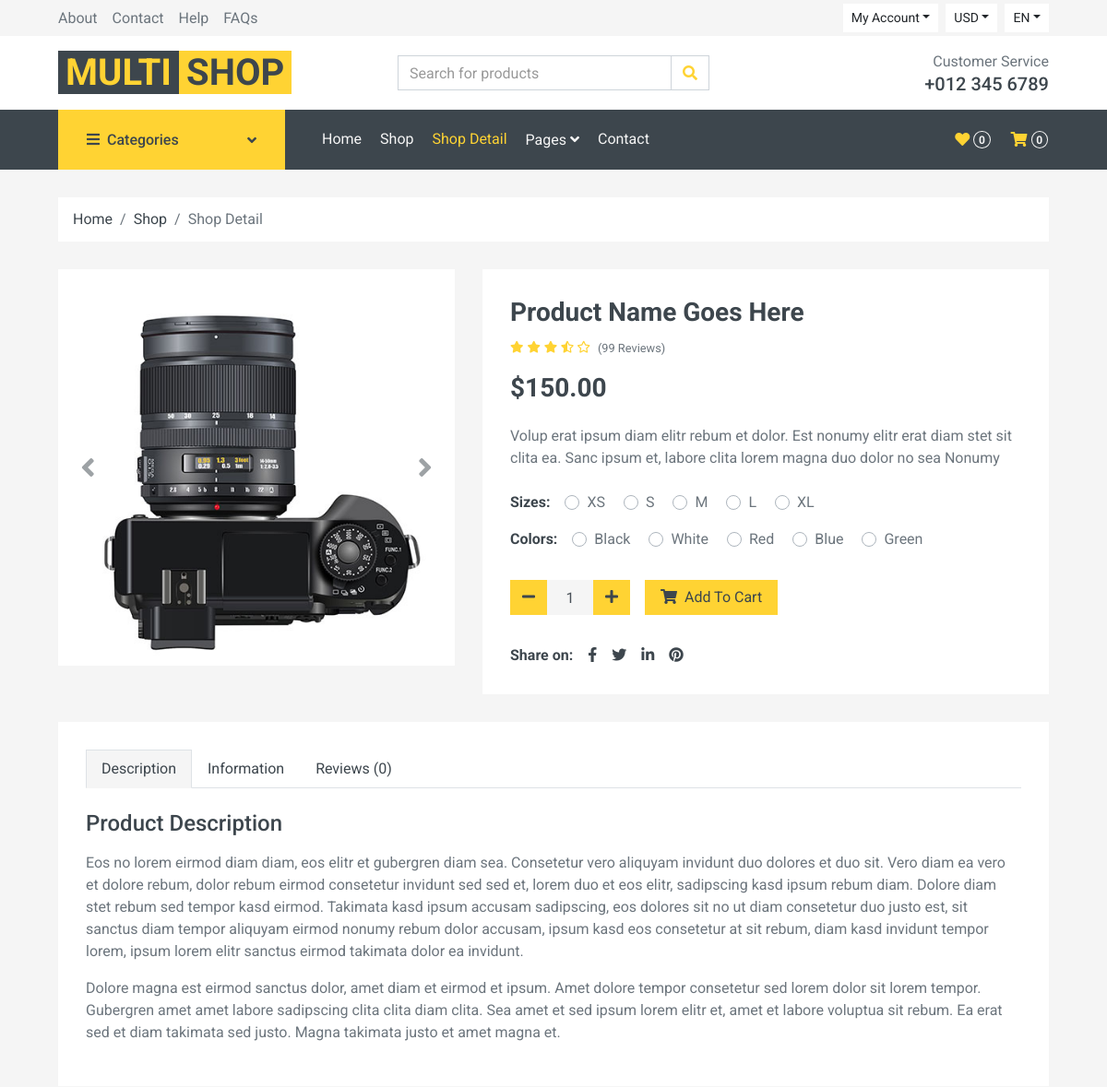
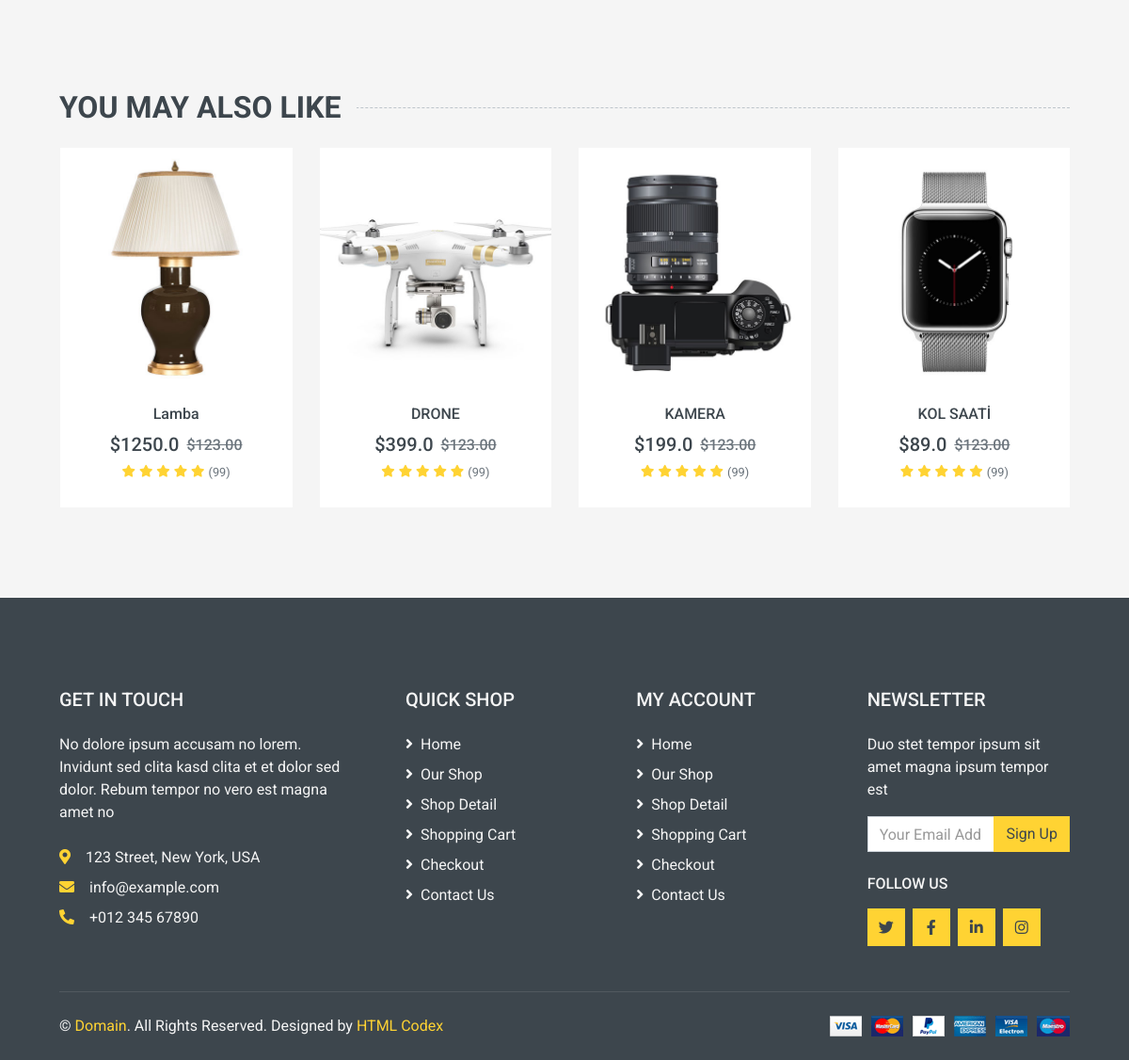
The app's page /detail with its own data (2 pictures, top to bottom).
### product/models.py (models this page shows, shortened)
class Product(models.Model):
    STATUS = (('True', 'Evet'),
            ('False', 'Hayir'), )
    category = models.ForeignKey(Category, on_delete=models.CASCADE) #many to one relation with Category
    title = models.CharField(max_length=150)
    keywords = models.CharField(max_length=255)
    description = models.TextField(max_length=255)
    image = models.ImageField(blank=True, upload_to='images/')
    price= models.FloatField()
    amount = models.IntegerField(default=0)
    detail = models.TextField()
    status = models.CharField(max_length=10,choices=STATUS)
    slug = models.SlugField(null=False, unique=True)
    create_at = models.DateTimeField(auto_now_add=True)
    update_at = models.DateTimeField(auto_now=True)
    def category_tag(self):
        return self.category
    category_tag.short_description = "Kategori"
    def image_tag(self):
        return mark_safe('<img src="{}" height="50"/>'.format(self.image.url))
    image_tag.short_description = 'Image'

### home/views.py (the view)
# urls.py: path("detail", views.detail, name="detail"),
def detail(request):
    urunler = Product.objects.all()
    context = {'page': 'detail',
               'urunler': urunler,}
    return render(request, 'detail.html', context)

### home/templates/detail.html (shortened to what this page needs)
{% extends 'homebase.html' %}
{% load static %}
{% block sidebar %} {% include 'sidebar.html' %}  {% endblock %}
{% block body %}
    <div class="container-fluid">
        <div class="row px-xl-5">
            <div class="col-12">
                <nav class="breadcrumb bg-light mb-30">
                    <a class="breadcrumb-item text-dark" href="/">Home</a>
                    <a class="breadcrumb-item text-dark" href="shop">Shop</a>
                    <span class="breadcrumb-item active">Shop Detail</span>
                </nav>
            </div>
        </div>
    </div>
    <div class="container-fluid pb-5">
        <div class="row px-xl-5">
            <div class="col-lg-5 mb-30">
                <div id="product-carousel" class="carousel slide" data-ride="carousel">
                    <div class="carousel-inner bg-light">
                        <div class="carousel-item active">
                            <img class="w-100 h-100" src="{% static 'img/product-1.jpg' %}" alt="Image">
                        </div>
                    </div>
                    <a class="carousel-control-prev" href="#product-carousel" data-slide="prev">
                        <i class="fa fa-2x fa-angle-left text-dark"></i>
                    </a>
                    <a class="carousel-control-next" href="#product-carousel" data-slide="next">
                        <i class="fa fa-2x fa-angle-right text-dark"></i>
                    </a>
                </div>
            </div>
            <div class="col-lg-7 h-auto mb-30">
                <div class="h-100 bg-light p-30">
                    <h3>Product Name Goes Here</h3>
                    <div class="d-flex mb-3">
                        <div class="text-primary mr-2">
                            <small class="fas fa-star"></small>
                            <small class="fas fa-star"></small>
                            <small class="fas fa-star"></small>
                            <small class="fas fa-star-half-alt"></small>
                            <small class="far fa-star"></small>
                        </div>
                        <small class="pt-1">(99 Reviews)</small>
                    </div>
                    <h3 class="font-weight-semi-bold mb-4">$150.00</h3>
                    <p class="mb-4">Volup erat ipsum diam elitr rebum et dolor. Est nonumy elitr erat diam stet sit
                        clita ea. Sanc ipsum et, labore clita lorem magna duo dolor no sea
                        Nonumy</p>
                    <div class="d-flex mb-3">
                        <strong class="text-dark mr-3">Sizes:</strong>
                        <form>
                            <div class="custom-control custom-radio custom-control-inline">
                                <label class="custom-control-label" for="size-1">XS</label>
                            </div>
                            <div class="custom-control custom-radio custom-control-inline">
                                <label class="custom-control-label" for="size-2">S</label>
                            </div>
                            <div class="custom-control custom-radio custom-control-inline">
                                <label class="custom-control-label" for="size-3">M</label>
                            </div>
                            <div class="custom-control custom-radio custom-control-inline">
                                <label class="custom-control-label" for="size-4">L</label>
                            </div>
                            <div class="custom-control custom-radio custom-control-inline">
                                <label class="custom-control-label" for="size-5">XL</label>
                            </div>
                        </form>
                    </div>
                    <div class="d-flex mb-4">
                        <strong class="text-dark mr-3">Colors:</strong>
                        <form>
                            <div class="custom-control custom-radio custom-control-inline">
                                <label class="custom-control-label" for="color-1">Black</label>
                            </div>
                            <div class="custom-control custom-radio custom-control-inline">
                                <label class="custom-control-label" for="color-2">White</label>
                            </div>
                            <div class="custom-control custom-radio custom-control-inline">
                                <label class="custom-control-label" for="color-3">Red</label>
                            </div>
                            <div class="custom-control custom-radio custom-control-inline">
                                <label class="custom-control-label" for="color-4">Blue</label>
                            </div>
                            <div class="custom-control custom-radio custom-control-inline">
                                <label class="custom-control-label" for="color-5">Green</label>
                            </div>
                        </form>
                    </div>
                    <div class="d-flex align-items-center mb-4 pt-2">
                        <div class="input-group quantity mr-3" style="width: 130px;">
                            <div class="input-group-btn">
                                <button class="btn btn-primary btn-minus">
                                    <i class="fa fa-minus"></i>
                                </button>
                            </div>
                            <input type="text" class="form-control bg-secondary border-0 text-center" value="1">
                            <div class="input-group-btn">
                                <button class="btn btn-primary btn-plus">
                                    <i class="fa fa-plus"></i>
                                </button>
                            </div>
                        </div>
                        <button class="btn btn-primary px-3"><i class="fa fa-shopping-cart mr-1"></i> Add To
                            Cart</button>
                    </div>
                    <div class="d-flex pt-2">
                        <strong class="text-dark mr-2">Share on:</strong>
                        <div class="d-inline-flex">
                            <a class="text-dark px-2" href="">
                                <i class="fab fa-facebook-f"></i>
                            </a>
                            <a class="text-dark px-2" href="">
                                <i class="fab fa-twitter"></i>
                            </a>
                            <a class="text-dark px-2" href="">
                                <i class="fab fa-linkedin-in"></i>
                            </a>
                            <a class="text-dark px-2" href="">
                                <i class="fab fa-pinterest"></i>
                            </a>
                        </div>
                    </div>
                </div>
            </div>
        </div>
        <div class="row px-xl-5">
            <div class="col">
                <div class="bg-light p-30">
                    <div class="nav nav-tabs mb-4">
                        <a class="nav-item nav-link text-dark active" data-toggle="tab" href="#tab-pane-1">Description</a>
                        <a class="nav-item nav-link text-dark" data-toggle="tab" href="#tab-pane-2">Information</a>
                        <a class="nav-item nav-link text-dark" data-toggle="tab" href="#tab-pane-3">Reviews (0)</a>
                    </div>
                    <div class="tab-content">
                        <div class="tab-pane fade show active" id="tab-pane-1">
                            <h4 class="mb-3">Product Description</h4>
                            <p>Eos no lorem eirmod diam diam, eos elitr et gubergren diam sea. Consetetur vero aliquyam invidunt duo dolores et duo sit. Vero diam ea vero et dolore rebum, dolor rebum eirmod consetetur invidunt sed sed et, lorem duo et eos elitr, sadipscing kasd ipsum rebum diam. Dolore diam stet rebum sed tempor kasd eirmod. Takimata kasd ipsum accusam sadipscing, eos dolores sit no ut diam consetetur duo justo est, sit sanctus diam tempor aliquyam eirmod nonumy rebum dolor accusam, ipsum kasd eos consetetur at sit rebum, diam kasd invidunt tempor lorem, ipsum lorem elitr sanctus eirmod takimata dolor ea invidunt.</p>
                            <p>Dolore magna est eirmod sanctus dolor, amet diam et eirmod et ipsum. Amet dolore tempor consetetur sed lorem dolor sit lorem tempor. Gubergren amet amet labore sadipscing clita clita diam clita. Sea amet et sed ipsum lorem elitr et, amet et labore voluptua sit rebum. Ea erat sed et diam takimata sed justo. Magna takimata justo et amet magna et.</p>
                        </div>
                    </div>
                </div>
            </div>
        </div>
    </div>
    <div class="container-fluid py-5">
        <h2 class="section-title position-relative text-uppercase mx-xl-5 mb-4"><span class="bg-secondary pr-3">You May Also Like</span></h2>
        <div class="row px-xl-5">
            <div class="col">
                <div class="owl-carousel related-carousel">
                    {% for urun in urunler %}
                    <div class="product-item bg-light">
                        <div class="product-img position-relative overflow-hidden">
                            <img class="img-fluid w-100" src="{{urun.image.url}}" alt="">
                            <div class="product-action">
                            </div>
                        </div>
                        <div class="text-center py-4">
                            <a class="h6 text-decoration-none text-truncate" href="">{{urun.title}}</a>
                            <div class="d-flex align-items-center justify-content-center mt-2">
                                <h5>${{urun.price}}</h5><h6 class="text-muted ml-2"><del>$123.00</del></h6>
                            </div>
                            <div class="d-flex align-items-center justify-content-center mb-1">
                                <small class="fa fa-star text-primary mr-1"></small>
                                <small class="fa fa-star text-primary mr-1"></small>
                                <small class="fa fa-star text-primary mr-1"></small>
                                <small class="fa fa-star text-primary mr-1"></small>
                                <small class="fa fa-star text-primary mr-1"></small>
                                <small>(99)</small>
                            </div>
                        </div>
                    </div>
                    {% endfor %}
                </div>
            </div>
        </div>
    </div>
{% endblock  %}

### records on screen
Product: image (picture), title "Lamba", price "1250.0"
Product: image (picture), title "DRONE", price "399.0"
Product: image (picture), title "KAMERA", price "199.0"
Product: image (picture), title "KOL SAATİ", price "89.0"
